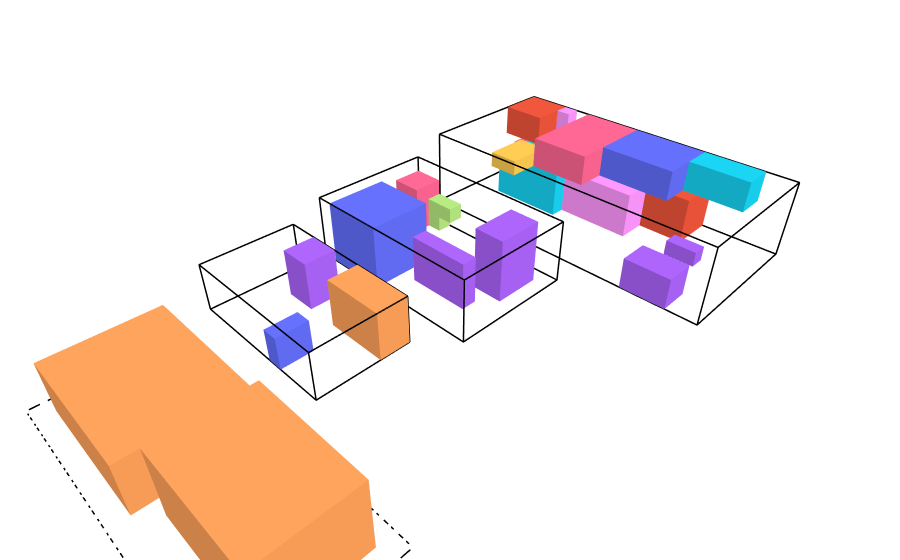

Notebook code cell kept with this figure:
### Code cell
print(steepest_ascent_result)
draw_state(steepest_ascent_result.final_state)
